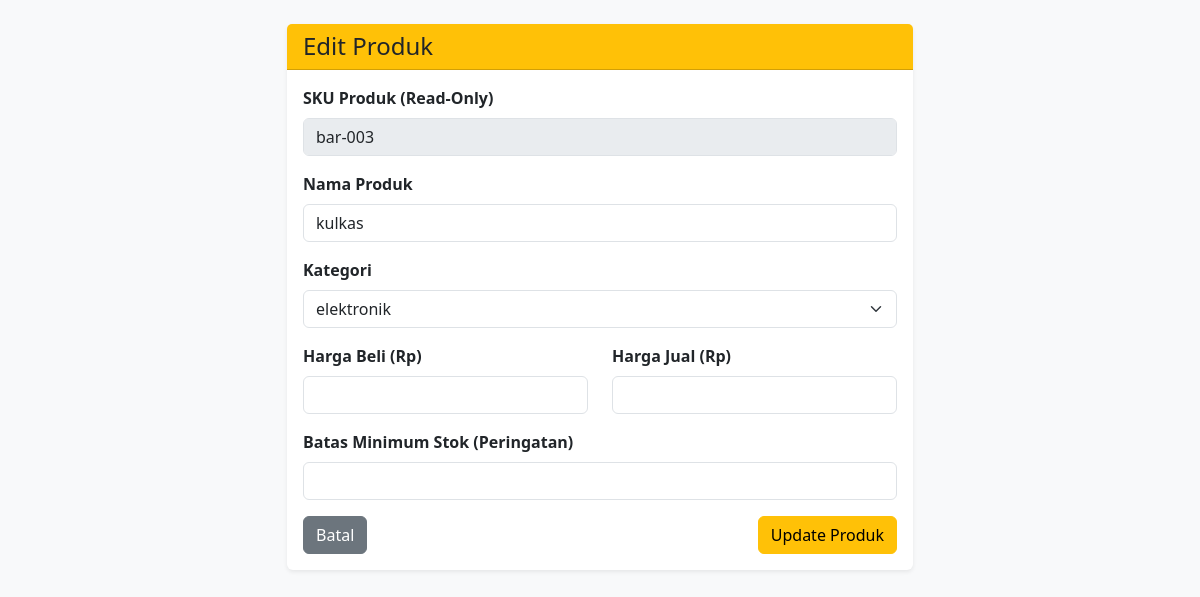
The app's page /views/products/edit.php?id=4 (signed in) with its own data.
### tables this page shows
CREATE TABLE `products` (
  `id` int(11) NOT NULL,
  `category_id` int(11) NOT NULL,
  `sku` varchar(50) NOT NULL,
  `name` varchar(150) NOT NULL,
  `price` decimal(12,2) NOT NULL DEFAULT 0.00,
  `stock` int(11) NOT NULL DEFAULT 0,
  `minimum_stock` int(11) NOT NULL DEFAULT 5
);

CREATE TABLE `categories` (
  `id` int(11) NOT NULL,
  `name` varchar(100) NOT NULL,
  `description` text DEFAULT NULL
);

### app/helpers/escape.php (called while the page is built)
<?php
function e($string) {
    return htmlspecialchars($string ?? '', ENT_QUOTES, 'UTF-8');
}

### views/products/edit.php (the view, shortened to what this page needs)
<?php
require_once '../../config/database.php';
require_once '../../app/Helpers/escape.php';
$id = filter_input(INPUT_GET, 'id', FILTER_VALIDATE_INT);
$stmt = $pdo->prepare("SELECT * FROM products WHERE id = :id");
$stmt->execute(['id' => $id]);
$product = $stmt->fetch();
$categories = $pdo->query("SELECT * FROM categories ORDER BY name ASC")->fetchAll();
?>
<!DOCTYPE html>
<html lang="id">
<head>
    <link href="https://cdn.jsdelivr.net/npm/bootstrap@5.3.0/dist/css/bootstrap.min.css" rel="stylesheet">
</head>
<body class="bg-light py-4">
<div class="container" style="max-width: 650px;">
    <div class="card shadow-sm border-0">
        <div class="card-header bg-warning text-dark">
            <h4 class="card-title mb-0">Edit Produk</h4>
        </div>
        <div class="card-body">
            <form method="POST">
                <div class="mb-3">
                    <label class="form-label fw-bold">SKU Produk (Read-Only)</label>
                    <input type="text" class="form-control" value="<?= e($product['sku']) ?>" disabled>
                </div>
                <div class="mb-3">
                    <label class="form-label fw-bold">Nama Produk</label>
                    <input type="text" name="name" class="form-control" value="<?= e($product['name']) ?>" required>
                </div>
                <div class="mb-3">
                    <label class="form-label fw-bold">Kategori</label>
                    <select name="category_id" class="form-select">
                        <?php foreach ($categories as $cat): ?>
                            <option value="<?= $cat['id'] ?>" <?= $cat['id'] == $product['category_id'] ? 'selected' : '' ?>>
                                <?= e($cat['name']) ?>
                            </option>
                        <?php endforeach; ?>
                    </select>
                </div>
                <div class="row">
                    <div class="col-md-6 mb-3">
                        <label class="form-label fw-bold">Harga Beli (Rp)</label>
                        <input type="number" step="0.01" name="purchase_price" class="form-control" value="<?= $product['purchase_price'] ?>" required>
                    </div>
                    <div class="col-md-6 mb-3">
                        <label class="form-label fw-bold">Harga Jual (Rp)</label>
                        <input type="number" step="0.01" name="selling_price" class="form-control" value="<?= $product['selling_price'] ?>" required>
                    </div>
                </div>
                <div class="mb-3">
                    <label class="form-label fw-bold">Batas Minimum Stok (Peringatan)</label>
                    <input type="number" name="min_stock" class="form-control" value="<?= $product['min_stock'] ?>">
                </div>
                <div class="d-flex justify-content-between">
                    <a href="index.php" class="btn btn-secondary">Batal</a>
                    <button type="submit" class="btn btn-warning">Update Produk</button>
                </div>
            </form>
        </div>
    </div>
</div>
</body>
</html>

### records on screen
products: sku "bar-003", name "kulkas", category_id "elektronik"
